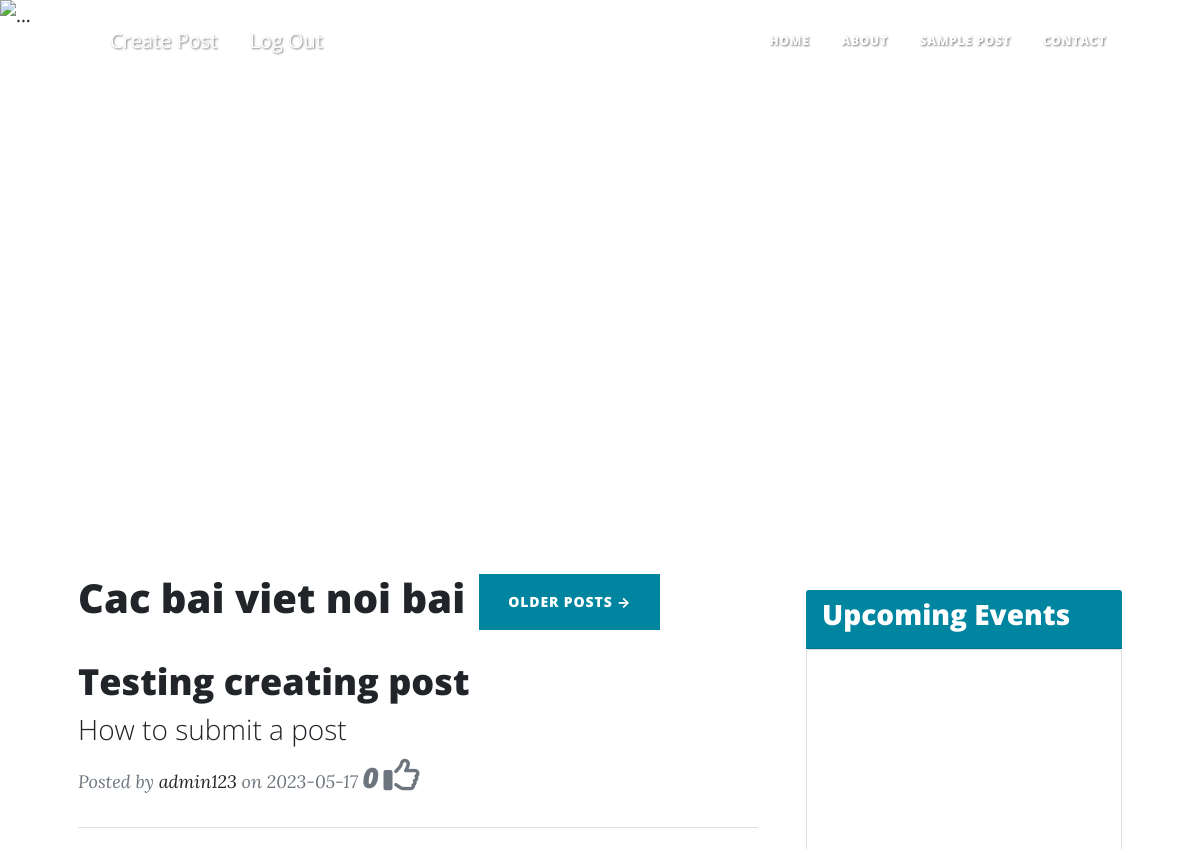
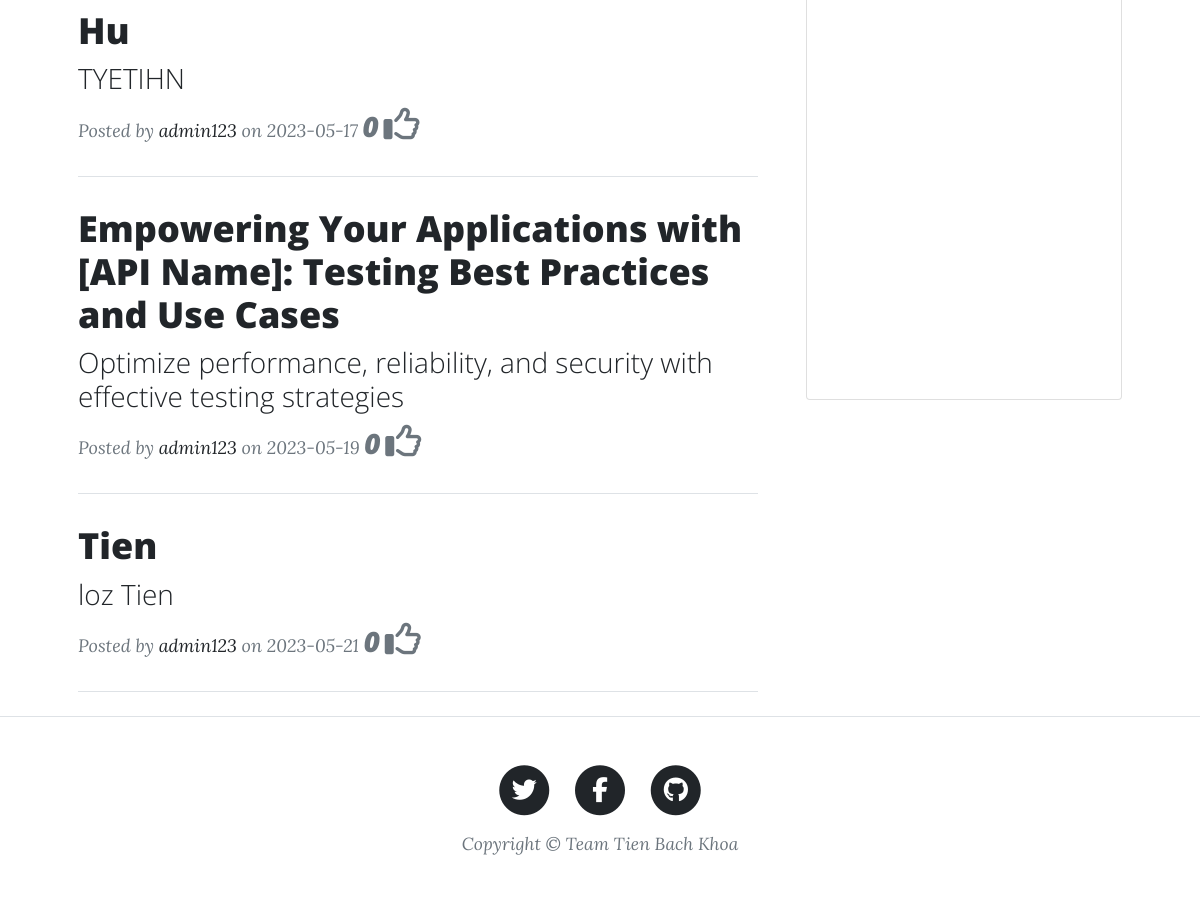
/admin123 (signed in), run on the app's committed database (2 pictures, top to bottom).
### BetterBlog/modal/models.py (models this page shows)
class Post(db.Model):
    id = db.Column(db.Integer, primary_key=True)
    title = db.Column(db.String(250), unique=True, nullable=False)
    subtitle = db.Column(db.String(250), nullable=False)
    date_created = db.Column(db.String(150), default=datetime.today())
    body = db.Column(db.Text, nullable=False)
    author = db.Column(db.Integer, db.ForeignKey('user.id', ondelete="CASCADE"), nullable=False)
    img_url = db.Column(db.String(250), nullable=False)
    comments = db.relationship('Comment', backref='post', passive_deletes=True)
    likes = db.relationship('Like', backref="post", passive_deletes=True)
    def __repr__(self):
        return f'<Post "{self.title}">'

### BetterBlog/control/views.py (the view)
@view.route('/<user>', methods=["GET", "POST"])
@login_required
def get_user_post(user):
    name = get_user_name()
    try:
        posts = Post.query.filter_by(author=user).all()
        print(posts)
    except Exception as e:
        print(e)
        return render_template("handler/404.html")
    return render_template("index.html", all_posts=posts, name=name)

### BetterBlog/control/views.py (called while the page is built)
def get_user_name():
    if current_user.is_authenticated:
        return current_user.username
    return "GUEST"

### BetterBlog/templates/index.html (shortened to what this page needs)
{% include "header.html" %}
<header>
    <div class="carousel slide" data-bs-ride="carousel" id="carouselExampleControls">
        <div class="carousel-inner">
            <div class="carousel-item active">
                <a>
                    <img alt="..."
                         class="d-block w-100" id="carouselContents"
                         src="https://images.pexels.com/photos/674010/pexels-photo-674010.jpeg?cs=srgb&dl=pexels-anjana-c-674010.jpg&fm=jpg">
                </a>
            </div>
        </div>
        <button class="carousel-control-prev" data-bs-slide="prev" data-bs-target="#carouselExampleControls"
                type="button">
            <span><i aria-hidden="true" class="fa fa-angle-left"></i></span>
        </button>
        <button class="carousel-control-next" data-bs-slide="next" data-bs-target="#carouselExampleControls"
                type="button">
            <span><i aria-hidden="true" class="fa fa-angle-right"></i></span>
        </button>
    </div>
</header>
<div class="container px-4 px-lg-5">
    <div class="row gx-4 gx-lg-5">
        <div class="col-md-5 col-lg-6 col-xl-8">
            <div class="d-flex mt-4">
                <h1> Cac bai viet noi bai </h1>
                <a class="btn btn-primary text-uppercase" href="{{url_for('views.getAllPost')}}"
                   style="margin-left:1em;"> Older Posts
                    →</a>
            </div>
            {% for post in all_posts %}
            <div class="lazy post-preview">
                <a href="post/{{post.id}}">
                    <h2 class="post-title">{{post.title}}</h2>
                    <h3 class="post-subtitle">{{post.subtitle}}</h3>
                </a>
                <p class="post-meta">
                    Posted by
                    <a href="#!">{{post.author}}</a>
                    on {{post.date_created}} <span class="h3">{{post.likes|length}}</span>&nbsp<i
                        class="fa-regular fa-thumbs-up fa-2x"></i>
                </p>
            </div>
            <hr class="my-4"/>
            {% endfor %}
        </div>
        <div class="col-md-5 col-lg-4 col-xl-4" style="margin-top:2em;">
            <div class="card-header bg-primary text-white">
                <h3 class="card-title">Upcoming Events</h3>
            </div>
            <div class="card" style="height: 600px; overflow: auto;width:auto;">
                <div class="card-body">
                </div>
            </div>
        </div>
    </div>
</div>
{% include "footer.html" %}

### data on the page
Post: title "Testing creating post", subtitle "How to submit a post", author "admin123", date_created "2023-05-17", likes|length "0"
Post: title "Hu", subtitle "TYETIHN", author "admin123", date_created "2023-05-17", likes|length "0"
Post: title "Empowering Your Applications with [API Name]: Testing Best Practices and Use Cases", subtitle "Optimize performance, reliability, and security with effective testing strategies", author "admin123", date_created "2023-05-19", likes|length "0"
Post: title "Tien", subtitle "loz Tien", author "admin123", date_created "2023-05-21", likes|length "0"
